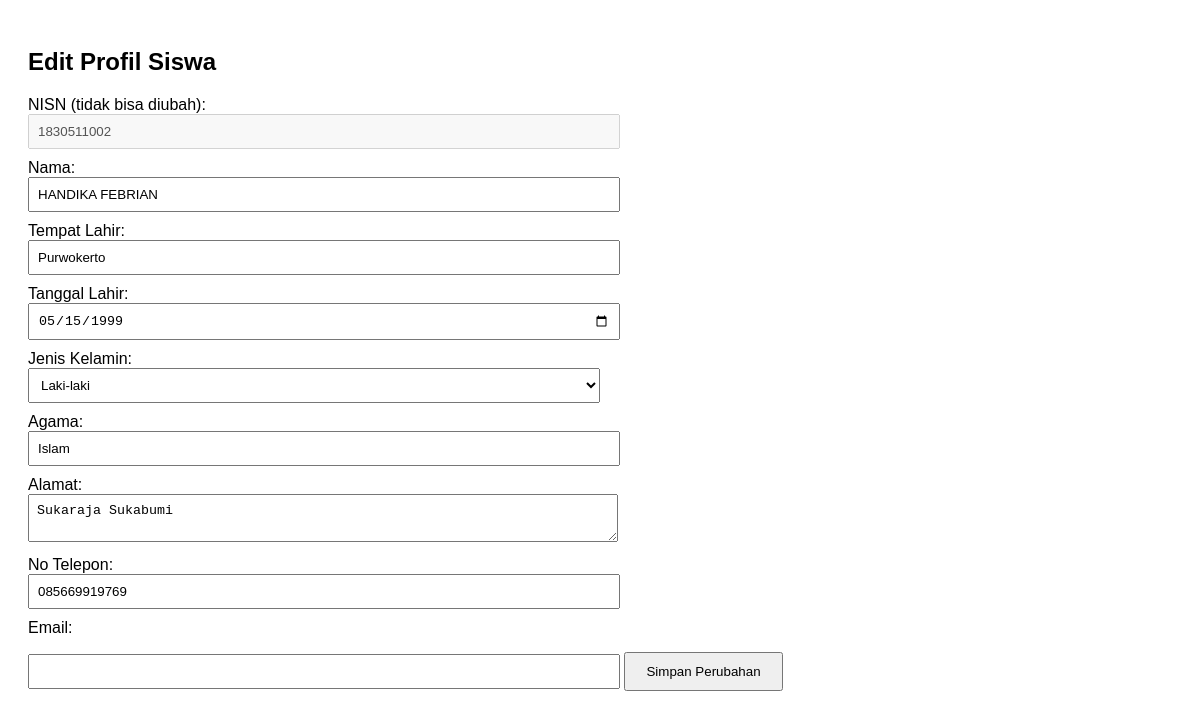
/administrator/Profil/edit.php?nisn=1830511002, run on the app's committed database.
### tables this page shows
CREATE TABLE `siswa` (
  `nisn` varchar(12) NOT NULL,
  `nama` varchar(30) NOT NULL,
  `email` varchar(100) DEFAULT NULL,
  `tempat_lahir` varchar(30) NOT NULL,
  `tanggal_lahir` date NOT NULL,
  `jenis_kelamin` enum('Laki-laki','Perempuan') NOT NULL,
  `agama` varchar(20) NOT NULL,
  `alamat` varchar(100) NOT NULL,
  `no_telepon` varchar(12) NOT NULL
);

### administrator/Profil/edit.php (the view, shortened to what this page needs)
<?php
include('../../koneksi.php');
$nisn = $_GET['nisn'];
$query = mysqli_query($conn, "SELECT * FROM siswa WHERE nisn = '$nisn'");
$data = mysqli_fetch_assoc($query);
?>
<!DOCTYPE html>
<html lang="id">
<head>
</head>
<body>
    <h2>Edit Profil Siswa</h2>
    <form method="post">
        <label>NISN (tidak bisa diubah):</label>
        <input type="text" name="nisn" value="<?= $data['nisn'] ?>" disabled>
        <label>Nama:</label>
        <input type="text" name="nama" value="<?= $data['nama'] ?>" required>
        <label>Tempat Lahir:</label>
        <input type="text" name="tempat_lahir" value="<?= $data['tempat_lahir'] ?>" required>
        <label>Tanggal Lahir:</label>
        <input type="date" name="tanggal_lahir" value="<?= $data['tanggal_lahir'] ?>" required>
        <label>Jenis Kelamin:</label>
        <select name="jenis_kelamin" required>
            <option value="Laki-laki" <?= $data['jenis_kelamin'] == 'Laki-laki' ? 'selected' : '' ?>>Laki-laki</option>
        </select>
        <label>Agama:</label>
        <input type="text" name="agama" value="<?= $data['agama'] ?>" required>
        <label>Alamat:</label>
        <textarea name="alamat" required><?= $data['alamat'] ?></textarea>
        <label>No Telepon:</label>
        <input type="text" name="no_telepon" value="<?= $data['no_telepon'] ?>" required>
        <label>Email:</label>
        <input type="email" name="email" value="<?= $data['email'] ?>" required>
        <button type="submit">Simpan Perubahan</button>
    </form>
</body>
</html>

### administrator/Profil/edit.php (style rules this page uses)
body { font-family: Arial, sans-serif; padding: 20px; }
label { display: block; margin-top: 10px; }
input, select, textarea { width: 50%; padding: 8px; }
button { margin-top: 15px; padding: 10px 20px; }

### data on the page
siswa: nisn "1830511002", nama "HANDIKA FEBRIAN", tempat_lahir "Purwokerto", tanggal_lahir "05/15/1999", jenis_kelamin "Laki-laki", agama "Islam", alamat "Sukaraja Sukabumi", no_telepon "085669919769"
